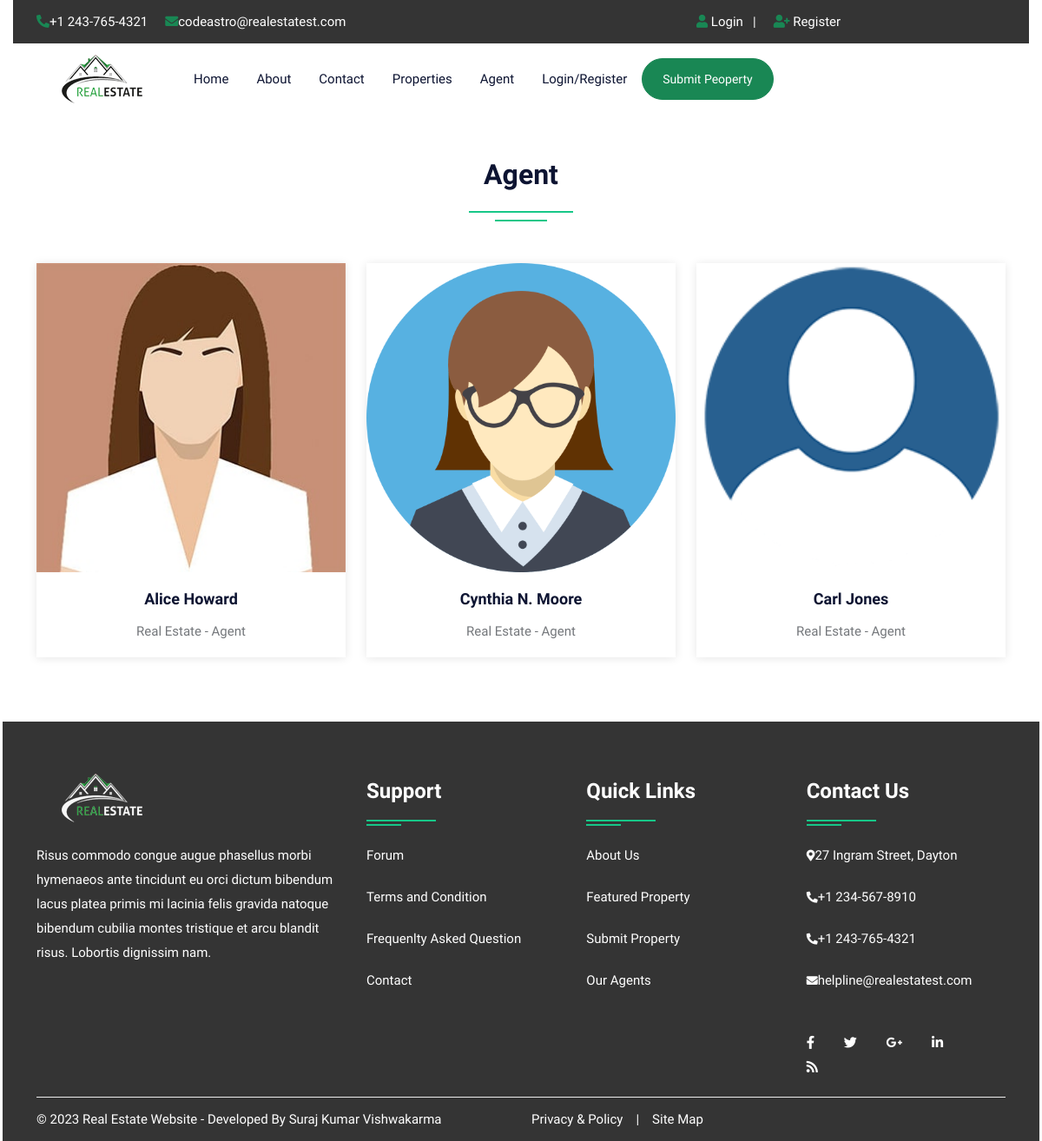
Page /agent.php on the committed database.
### tables this page shows
CREATE TABLE `user` (
  `uid` int(50) NOT NULL,
  `uname` varchar(100) NOT NULL,
  `uemail` varchar(100) NOT NULL,
  `uphone` varchar(20) NOT NULL,
  `upass` varchar(50) NOT NULL,
  `utype` varchar(50) NOT NULL,
  `uimage` varchar(300) NOT NULL
);

### agent.php (the view, shortened to what this page needs)
<!DOCTYPE html>
<html lang="en">
<head>
<link rel="stylesheet" type="text/css" href="css/bootstrap.min.css">
<link rel="stylesheet" type="text/css" href="css/bootstrap-slider.css">
<link rel="stylesheet" type="text/css" href="css/jquery-ui.css">
<link rel="stylesheet" type="text/css" href="css/layerslider.css">
<link rel="stylesheet" type="text/css" href="css/color.css" id="color-change">
<link rel="stylesheet" type="text/css" href="css/owl.carousel.min.css">
<link rel="stylesheet" type="text/css" href="css/font-awesome.min.css">
<link rel="stylesheet" type="text/css" href="fonts/flaticon/flaticon.css">
<link rel="stylesheet" type="text/css" href="css/style.css">
</head>
<body>
<div id="page-wrapper">
    <div class="row">
		<?php include("include/header.php");?>
        <div class="full-row">
            <div class="container">
				<div class="row">
                    <div class="col-lg-12">
                        <h2 class="text-secondary double-down-line text-center mb-5">Agent</h2>
                        </div>
                </div>
                <div class="row">
                    <?php
							$query=mysqli_query($con,"SELECT * FROM user WHERE utype='agent'");
								while($row=mysqli_fetch_array($query))
								{
                            ?>
                    <div class="col-md-6 col-lg-4">
                        <div class="hover-zoomer bg-white shadow-one mb-4">
                            <div class="overflow-hidden"> <img src="admin/user/<?php echo $row['6'];?>" alt="aimage"> </div>
                            <div class="py-3 text-center">
                                <h5 class="text-secondary hover-text-success"><a href="#"><?php echo $row['1'];?></a></h5>
                                <span>Real Estate - Agent</span> </div>
                        </div>
                    </div>
                    <?php } ?>
                </div>
            </div>
        </div>
		<?php include("include/footer.php");?>
    </div>
</div>
</body>
</html>

### css/color.css (style rules this page uses)
:root { --theme-ordinary-color: #74777b; }
:root { --theme-primary-color: #17c788; }
:root { --theme-secondary-color: #0d1432; }
:root { --theme-white-color: #fff; }
:root { --theme-light-color: #f8f8f8; }
:root { --theme-gray-color: #f5f5f5; }
:root { --theme-footer-color: #091b4b; }
:root { --theme-dark-color: #091b4b; }
:root { --text-light-color: #a3a7af; }
:root { --theme-primary-opacity-color: rgba(11, 191, 141, .8); }
:root { --theme-secondary-opacity-color: rgba(13,20,50,0.7); }
:root { --theme-white-opacity-color: rgba(255, 255, 255, 0.3); }
:root { --theme-dark-opacity-color: rgba(0, 0, 0, 0.5); }
:root { --theme-ordinary-font: 'Muli', sans-serif; }
:root { --theme-highlight-font: 'Comfortaa', cursive; }

### css/style.css (style rules this page uses)
.container, .container-fluid { transition: all 0.6s ease 0s; -moz-transition: all 0.6s ease 0s; -webkit-transition: all 0.6s ease 0s; -o-transition: all 0.6s ease 0s; }
#page-wrapper { padding-left: 15px; padding-right: 15px; background-color: #fff; overflow: hidden !important; position: relative; }
.text-ordinary, a.text-ordinary, .text-ordinary a, body, .dropdown-item, .footer-widget li a, .text-ordinary .jslider .jslider-label, .breadcrumb-item > a, .list-text-white a.dropdown-item { color: var(--theme-ordinary-color); }
.text-secondary, .text-secondary a, a.text-secondary, a.hover-text-secondary:hover, .hover-text-secondary:hover, .hover-text-secondary a:hover { color: var(--theme-secondary-color) !important; }
[class*="double-down-line"]::before, [class*="double-down-line"]::after { background-color: var(--theme-primary-color); }
.hover-shadow:hover, .shadow-one { -webkit-box-shadow: 0px 1px 10px 0px rgba(0, 0, 0, 0.1); -moz-box-shadow: 0px 1px 10px 0px rgba(0, 0, 0, 0.1); box-shadow: 0px 1px 10px 0px rgba(0, 0, 0, 0.1); }
.x-center, .double-down-line::before, .double-down-line::after, .bg-shape::before, .bg-shape::after { left: 50%; -moz-transform: translateX(-50%); -webkit-transform: translateX(-50%); -o-transform: translateX(-50%); -ms-transform: translateX(-50%); transform: translateX(-50%); }
.transation-3s, .transation-3s:hover, .hover-zoomer img, .hover-bg-white, a, a:hover, .btn, .btn:hover, .radio-check label, .message-list li .message-action, .timeline-item .circle, .timeline-item .date-time, .clip-item .fa-times { -moz-transition: all 300ms ease-in-out 0s; -webkit-transition: all 300ms ease-in-out 0s; -o-transition: all 300ms ease-in-out 0s; -ms-transition: all 300ms ease-in-out 0s; transition: all 300ms ease-in-out 0s; }
body { font-family: var(--theme-ordinary-font); font-size: 15px; line-height: 28px; }
h1, .h1, h2, .h2, h3, .h3, h4, .h4, h5, .h5, h6, .h6 { font-family: var(--theme-highlight-font); font-weight: 700; }
h5 { font-size: 18px; line-height: 30px; }
a, a:hover, .btn-link, .btn-link:hover { text-decoration: none; cousor: pointer; }
img { width: 100%; }
.full-row { position: relative; width: 100%; padding: 50px 0; }
[class*="double-down-line"] { position: relative; padding-bottom: 35px; }
[class*="double-down-line"]::before, [class*="double-down-line"]::after { content: ""; height: 2px; position: absolute; }
[class*="double-down-line"]::before { width: 120px; bottom: 10px; }
[class*="double-down-line"]::after { width: 60px; bottom: 0; }
.hover-zoomer img { -webkit-transform: scale(1); -moz-transform: scale(1); -o-transform: scale(1); -ms-transform: scale(1); transform: scale(1); }
::placeholder { font: var(--theme-ordinary-font); font-size: 15px; font-weight: 400; color: #fff; }

### rows in the picture
user: uimage (picture), uname "Alice Howard"
user: uimage (placeholder picture), uname "Cynthia N. Moore"
user: uimage (picture), uname "Carl Jones"
